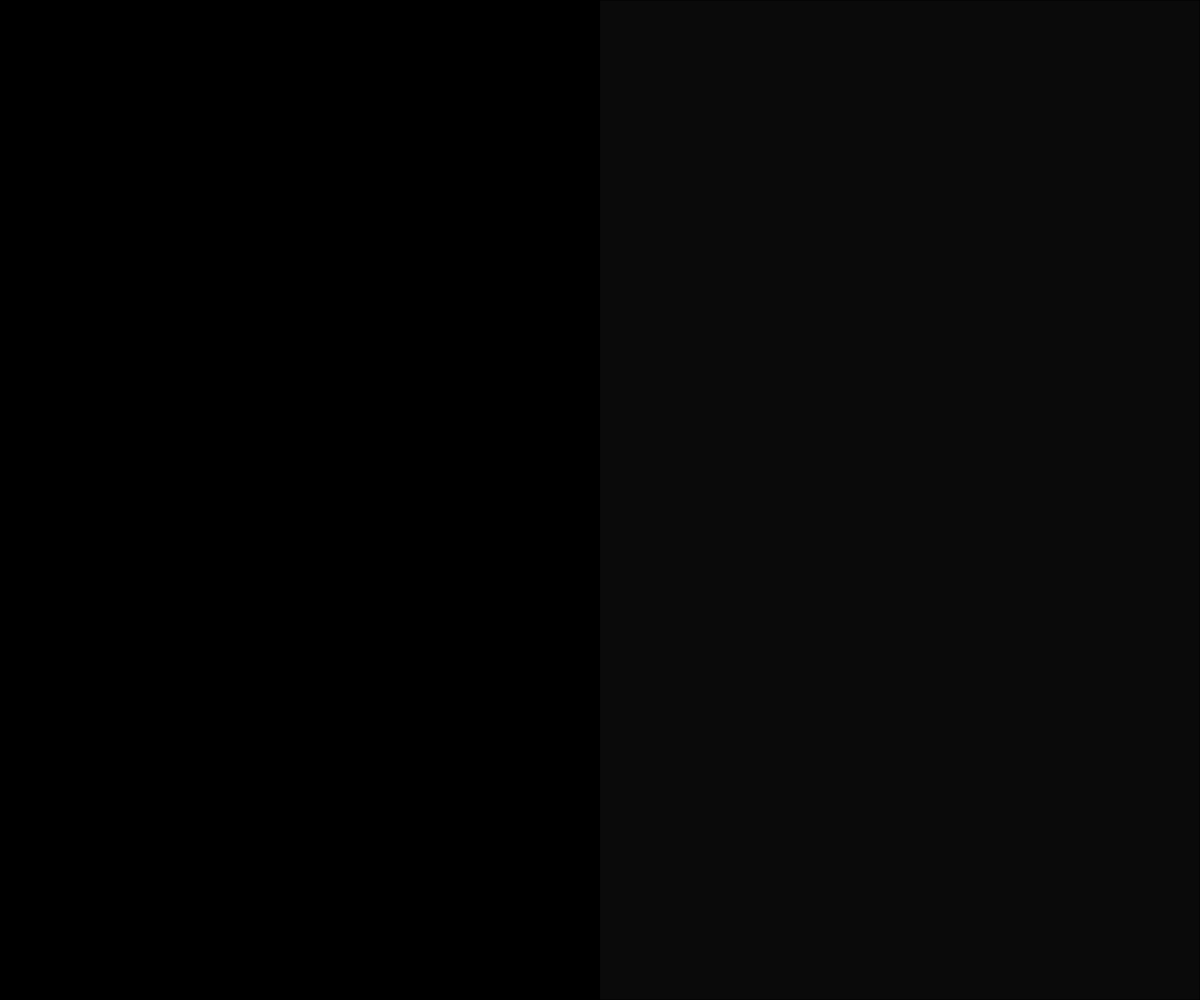
Frame 1 (no input)
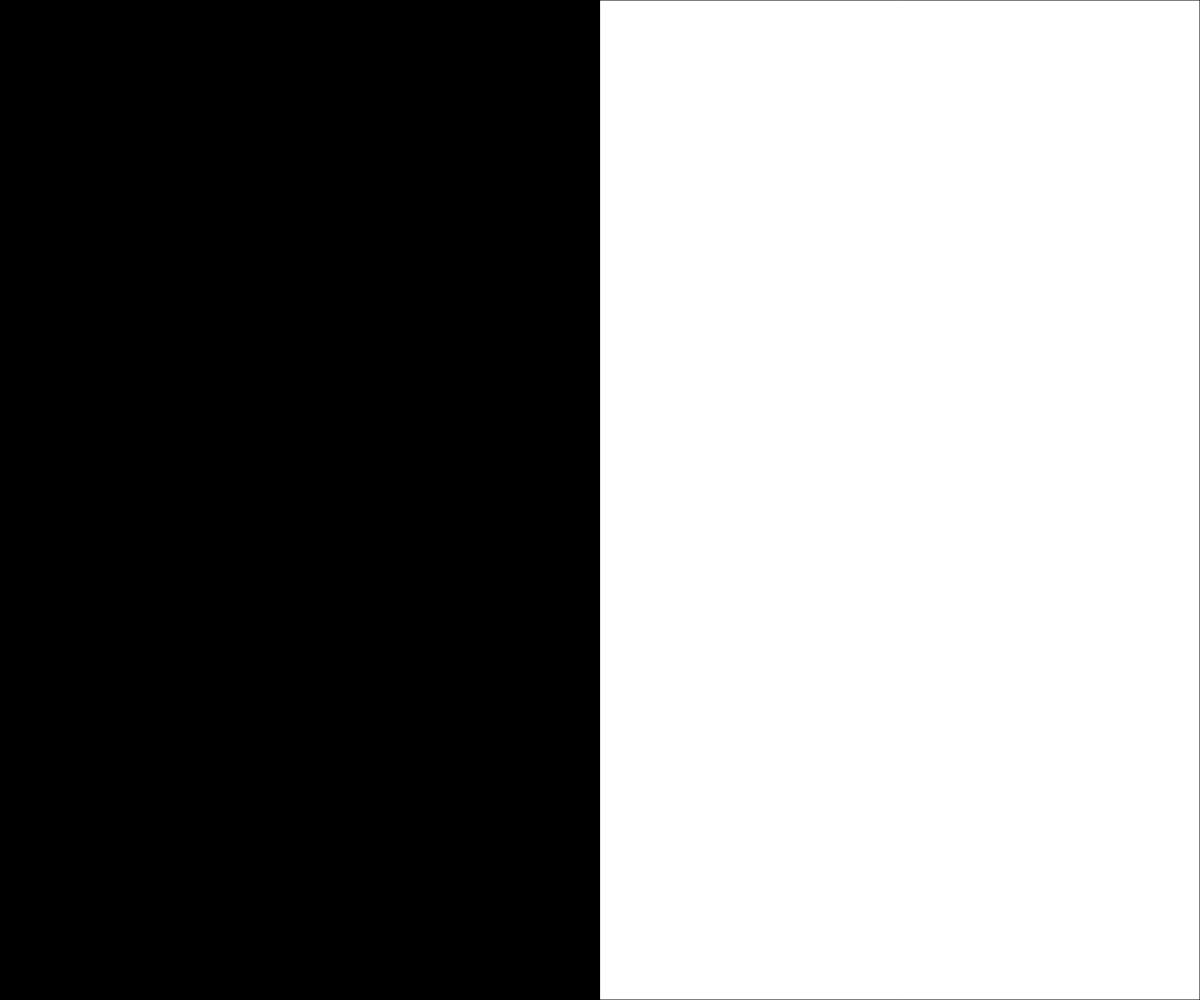
Frame 60 (no input)
Frame 120 (the mouse pressed at the canvas centre since frame 60): identical to frame 60, image omitted

The p5.js sketch that drew these frames (run headless with seeded random() and noise() and a simulated clock; from frame 60 on, the mouse is pressed at the canvas centre):

// p5.js sketch
// ── sketch.js
// State Varibles and Fading
// Hannah Tremaine
// 9/23/2023
//

//Global Varibles
let mouseSide; //0>left 1>right "left"/"right"
let fillValue= 0;

function setup() {
  createCanvas(windowWidth, windowHeight);
  updateMouseState();
}

function draw() {
  background(220);
  updateMouseState();
  renderSquares();
}

function updateMouseState(){
  //looks at the mouse pos. and updates our mouseSide
  if (mouseX > width/2){
    mouseSide = "right";
  }
  else mouseSide= "left";
  print(mouseSide);
}

function renderSquares(){
    // draw our 2 rectangles on the screen
  if (mouseSide==="left")fill(0);
  else fill(255);
  rect(0,0,width/2,height); //left rect

  
  if(mouseSide==="right"){
    fillValue =0;
  }
  else{
    fillValue+=10;
  }
  fill(fillValue);
  rect(width/2,0,width/2,height); //right rect

}
